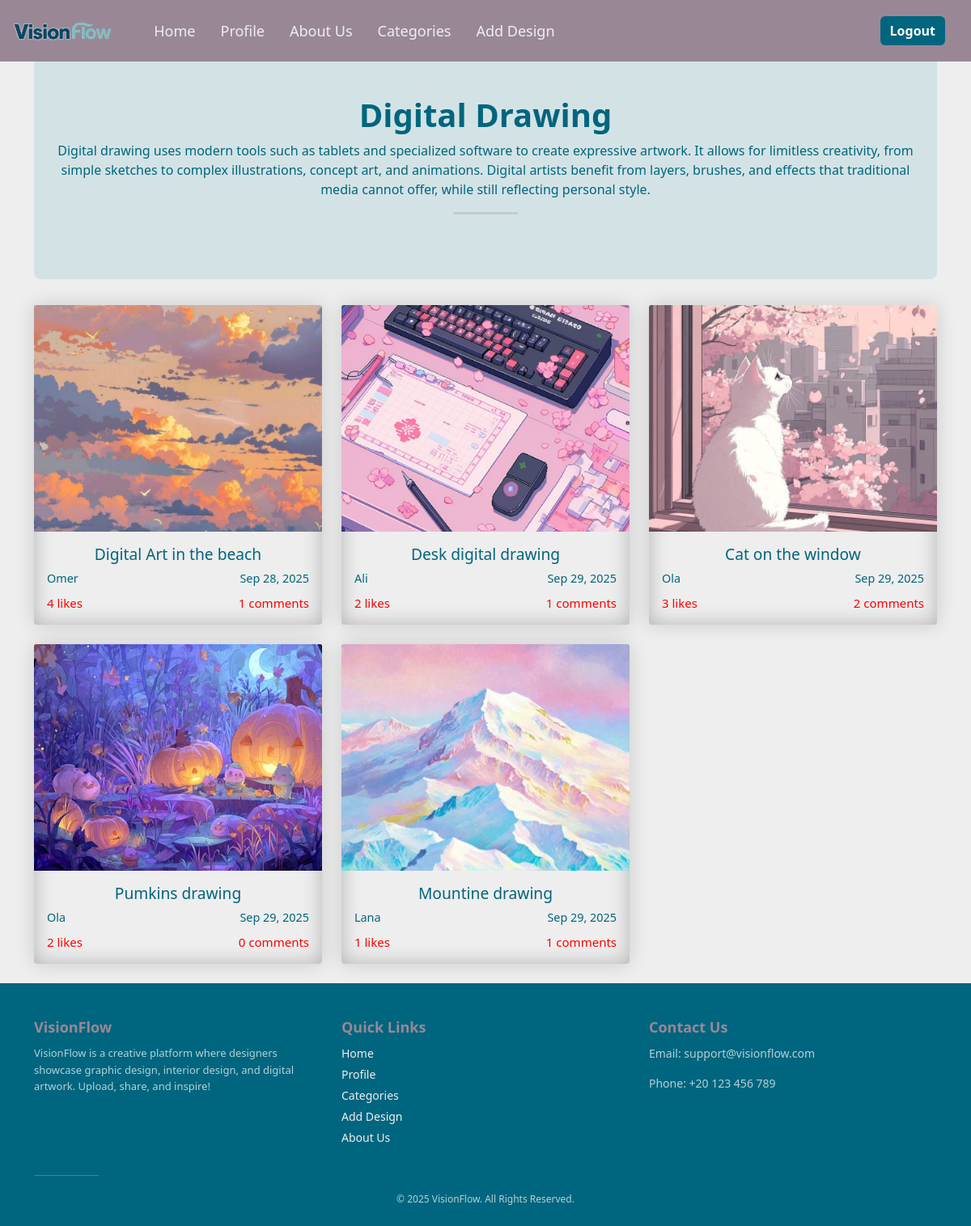
Page /category/3/ on the earlier database version.
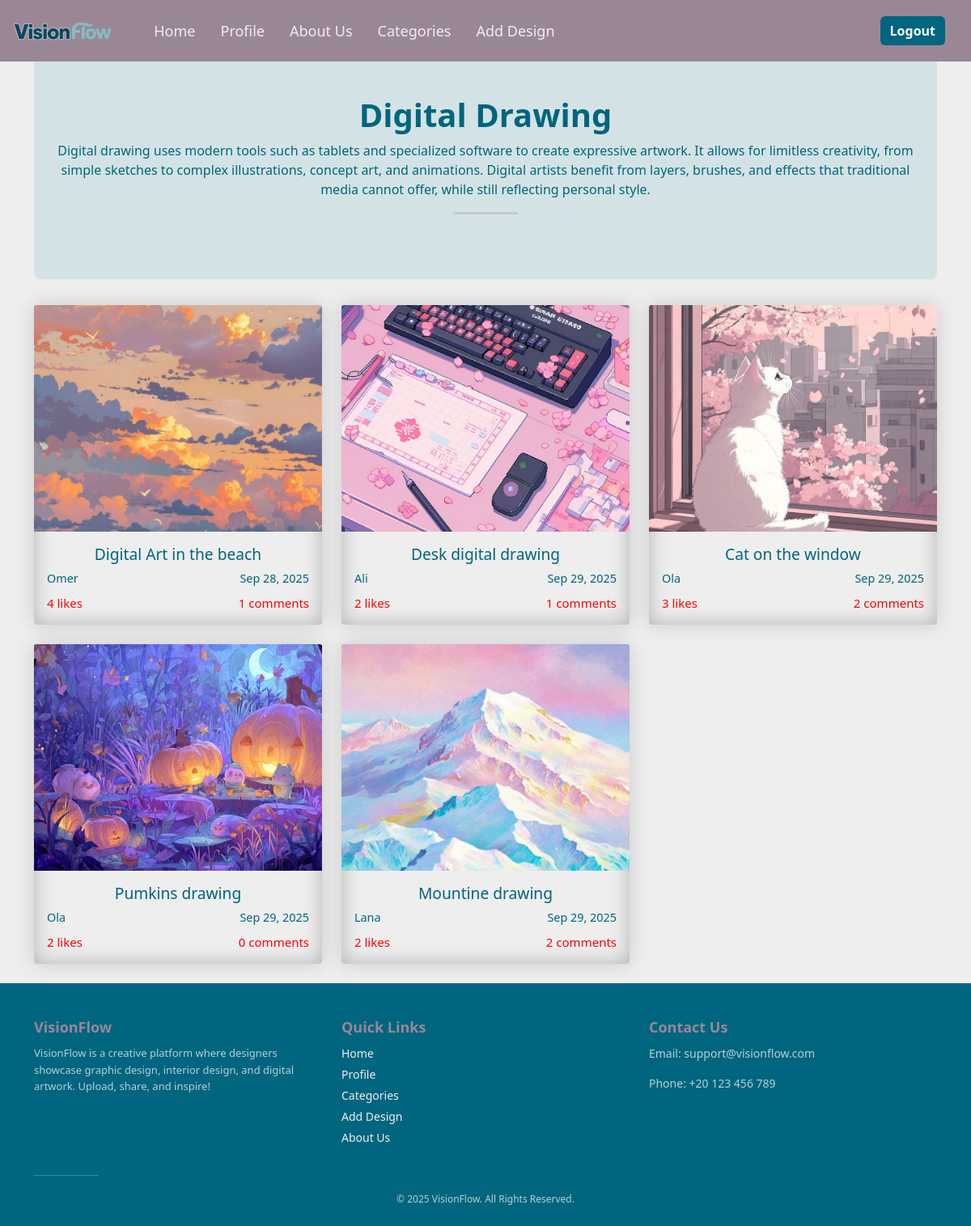
Same page on the later database version.
### vision_app/models.py (models this page shows, shortened)
class Desgin(models.Model):
    title = models.CharField(max_length=45)
    image = models.ImageField(upload_to="designs/",null=True)
    user_uploaded = models.ForeignKey(Users, related_name="designs_uploaded", on_delete=models.CASCADE)
    category = models.ForeignKey(Category, related_name="designs", on_delete=models.CASCADE)
    who_liked_it = models.ManyToManyField(Users, related_name="liked_designs", blank=True)
    created_at = models.DateTimeField(auto_now_add=True)
    updated_at = models.DateTimeField(auto_now=True)
    objects=designManage()

class Users(models.Model):
    username= models.CharField(max_length=45)
    profilepic = models.ImageField(upload_to="profile_pics/", null=True, blank=True)
    email = models.EmailField(max_length=225, unique=True)
    password = models.CharField(max_length=45)
    created_at = models.DateTimeField(auto_now_add=True)
    updated_at = models.DateTimeField(auto_now=True)
    objects = UserManage()

### vision_app/views.py (the view)
# urls.py: path('category/<int:category_id>/', views.category, name='category'),
def category(request, category_id):
    category = get_object_or_404(Category, id=category_id)
    designs = Desgin.objects.filter(category=category)
    return render(request, 'category.html', {
        'category': category,
        'designs': designs
    })

### vision_app/templates/category.html (shortened to what this page needs)
{% load static %}
<!DOCTYPE html>
<html lang="en">
<head>
  <link href="{% static 'css/bootstrap.min.css' %}" rel="stylesheet">
</head>
<body>
{% include "header.html" %}
<main>
  <div class="container">
  <div class="category-header">
    <h1>{{ category.name }}</h1>
    {% if category.description %}
      <p>{{ category.description }}</p>
    {% endif %}
    <hr>
  </div>
    <div class="row">
      {% for design in designs %}
        <div class="col-md-4 mb-4">
          <a href="{% url 'design' design.id %}" class="text-decoration-none">
            <div class="card h-100 card-design" style='box-shadow: inset 0 0 25px rgba(0,0,0,0.25),  0 0 25px rgba(0,0,0,0.15);'>
              <img src="{{ design.image.url }}" class="card-img-top" alt="{{ design.title }}">
              <div class="card-body text-center">
                <h5 class="card-title">{{ design.title }}</h5>
                <div class="design-info">
                  <span>{{ design.user_uploaded.username }}</span>
                  <span>{{ design.created_at|date:"M d, Y" }}</span>
                </div>
                <div class="design-info mt-2">
                  <span style='color:red; font-size:15px'>{{ design.who_liked_it.count }} likes</span>
                  <span style='color:red; font-size:15px'>{{ design.comments.count }} comments</span>
                </div>
              </div>
            </div>
          </a>
        </div>
      {% empty %}
        <p class="text-center">No designs available in this category yet.</p>
      {% endfor %}
    </div>
  </div>
</main>
{% include "footer.html" %}
</body>
</html>

Differences in the rows shown:
changed Desgin "Mountine drawing": who_liked_it.count "1" → "2"; comments.count "1" → "2"
